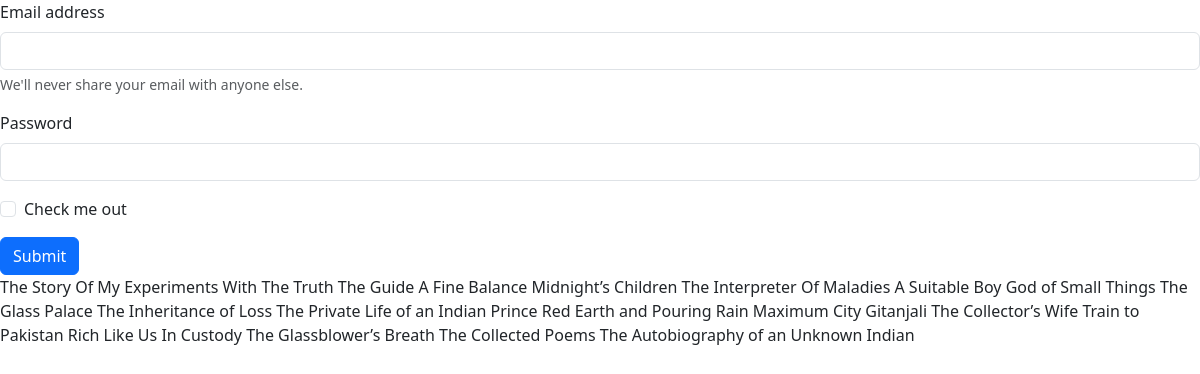
Screenshot of /add/ with the database file from the repository.
### login/models.py (models this page shows)
class Book(models.Model):
    name=models.CharField(max_length=50)
    price=models.FloatField()
    author=models.CharField(max_length=50)
    is_avilable=models.BooleanField(default=True)
    def __str__(self):
        return self.name

### login/views.py (the view)
# urls.py: path("add/",contact),
def contact( request):
    book  =Book.objects.all()
    print(book)
    return render( request, 'login/form.html', {'book':book})

### login/templates/login/form.html (shortened to what this page needs)
<!doctype html>
<html lang="en-US">
  <head>
    <link href="https://cdn.jsdelivr.net/npm/bootstrap@5.3.2/dist/css/bootstrap.min.css" rel="stylesheet">
  </head>
  <body>
    <form>
        <div class="mb-3">
          <label for="exampleInputEmail1" class="form-label">Email address</label>
          <input type="email" class="form-control" id="exampleInputEmail1" aria-describedby="emailHelp">
          <div id="emailHelp" class="form-text">We'll never share your email with anyone else.</div>
        </div>
        <div class="mb-3">
          <label for="exampleInputPassword1" class="form-label">Password</label>
          <input type="password" class="form-control" id="exampleInputPassword1">
        </div>
        <div class="mb-3 form-check">
          <input type="checkbox" class="form-check-input" id="exampleCheck1">
          <label class="form-check-label" for="exampleCheck1">Check me out</label>
        </div>
        <button type="submit" class="btn btn-primary">Submit</button>
      </form>
      {% for a in book %}
         {{a}}
      {% endfor %}
  </body>
</html>

### rows the page displays
Book: name "The Story Of My Experiments With The Truth"
Book: name "The Guide"
Book: name "A Fine Balance"
Book: name "Midnight’s Children"
Book: name "The Interpreter Of Maladies"
Book: name "A Suitable Boy"
Book: name "God of Small Things"
Book: name "The Glass Palace"
Book: name "The Inheritance of Loss"
Book: name "The Private Life of an Indian Prince"
Book: name "Red Earth and Pouring Rain"
Book: name "Maximum City"
Book: name "Gitanjali"
Book: name "The Collector’s Wife"
Book: name "Train to Pakistan"
Book: name "Rich Like Us"
Book: name "In Custody"
Book: name "The Glassblower’s Breath"
Book: name "The Collected Poems"
Book: name "The Autobiography of an Unknown Indian"
